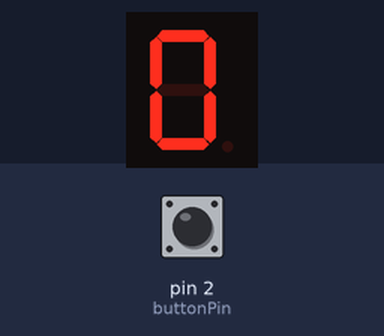
The sketch below on a simulated Arduino Uno, built with avr-gcc and run on an emulated ATmega328P. On the bench: 1-digit seven-segment display. Wiring (inferred from the names in the program): 1-digit 7-segment display, segments lit when LOW: segments pin 5, pin 6, pin 7, pin 8, pin 9, pin 10, pin 11. Inputs (shaded band) come from the test bench; at power-on: pin 2 (buttonPin) LOW. The segment pins are drawn as the display they are named for.

Above: at 1.4 s.
1.5 s: pin 2 (buttonPin) pulled HIGH for 3.2 s
At 5.4 s:
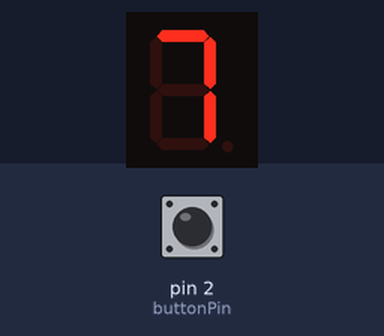
6.2 s: pin 2 (buttonPin) pulled HIGH for 0.35 s
At 6.6 s:
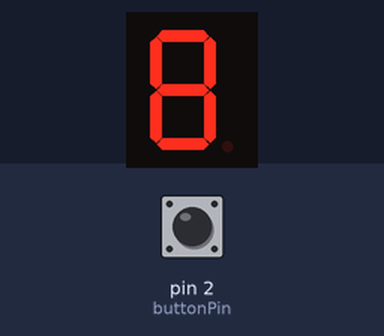
8.0 s: pin 2 (buttonPin) pulled HIGH for 1 s
At 8.4 s:
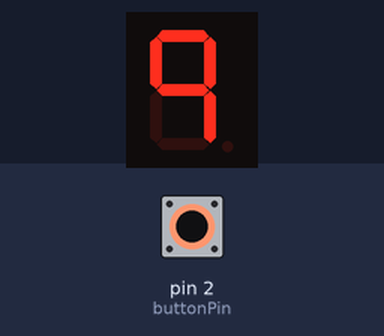
Timing chart, 0 to 11.0 s (numbered marks = the images above; inputs shaded):
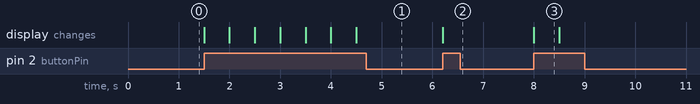

The sketch:

003_comptador_c_clic.ino
```cpp
/**********************************************************************************
**                                                                               **
**                            Display de 7 segments                              **
**                                                                               **
**                                                                               **
**********************************************************************************/

//********** Includes *************************************************************

//********** Variables ************************************************************

const int A = 5;
const int B = 6;
const int C = 7;
const int D = 8;
const int E = 9;
const int F = 10;
const int G = 11;
const int buttonPin = 2;
int buttonState = LOW;     // variable per llegir l'estat del polsador
int buttonPushCounter = 0;
int temps = 500;

void setup()
{
   pinMode(A, OUTPUT);
   pinMode(B, OUTPUT);
   pinMode(C, OUTPUT);
   pinMode(D, OUTPUT);
   pinMode(E, OUTPUT);
   pinMode(F, OUTPUT);
   pinMode(G, OUTPUT);
   pinMode(buttonPin, INPUT);
}

void loop() {

  buttonState = digitalRead(buttonPin);

  if (buttonState == HIGH)

  {

    buttonPushCounter = buttonPushCounter + 1;

    if (buttonPushCounter == 1 )

   {
     // 1

      digitalWrite(A, HIGH);
      digitalWrite(B, LOW);
      digitalWrite(C, LOW);
      digitalWrite(D, HIGH);
      digitalWrite(E, HIGH);
      digitalWrite(F, HIGH);
      digitalWrite(G, HIGH);

      delay(temps);
    }

    else if (buttonPushCounter == 2 )

  {
    // 2

      digitalWrite(A, LOW);
      digitalWrite(B, LOW);
      digitalWrite(C, HIGH);
      digitalWrite(D, LOW);
      digitalWrite(E, LOW);
      digitalWrite(F, HIGH);
      digitalWrite(G, LOW);

      delay(temps);
   }

    else if (buttonPushCounter == 3 )

  {
    // 3

      digitalWrite(A, LOW);
      digitalWrite(B, LOW);
      digitalWrite(C, LOW);
      digitalWrite(D, LOW);
      digitalWrite(E, HIGH);
      digitalWrite(F, HIGH);
      digitalWrite(G, LOW);

      delay(temps);
  }

     else if (buttonPushCounter == 4 )

  {
    // 4

      digitalWrite(A, HIGH);
      digitalWrite(B, LOW);
      digitalWrite(C, LOW);
      digitalWrite(D, HIGH);
      digitalWrite(E, HIGH);
      digitalWrite(F, LOW);
      digitalWrite(G, LOW);

      delay(temps);

  }
     else if (buttonPushCounter == 5 )


   {
    // 5

      digitalWrite(A, LOW);
      digitalWrite(B, HIGH);
      digitalWrite(C, LOW);
      digitalWrite(D, LOW);
      digitalWrite(E, HIGH);
      digitalWrite(F, LOW);
      digitalWrite(G, LOW);

      delay(temps);


  }

     else if (buttonPushCounter == 6 )

  {
    // 6

      digitalWrite(A, LOW);
      digitalWrite(B, HIGH);
      digitalWrite(C, LOW);
      digitalWrite(D, LOW);
      digitalWrite(E, LOW);
      digitalWrite(F, LOW);
      digitalWrite(G, LOW);

      delay(temps);
   }

     else if (buttonPushCounter == 7 )

   {
    // 7

      digitalWrite(A, LOW);
      digitalWrite(B, LOW);
      digitalWrite(C, LOW);
      digitalWrite(D, HIGH);
      digitalWrite(E, HIGH);
      digitalWrite(F, HIGH);
      digitalWrite(G, HIGH);

      delay(temps);
   }

     else if (buttonPushCounter == 8 )

   {
    // 8

      digitalWrite(A, LOW);
      digitalWrite(B, LOW);
      digitalWrite(C, LOW);
      digitalWrite(D, LOW);
      digitalWrite(E, LOW);
      digitalWrite(F, LOW);
      digitalWrite(G, LOW);

      delay(temps);
   }

    else if (buttonPushCounter == 9 )

   {
    // 9
      digitalWrite(A, LOW);
      digitalWrite(B, LOW);
      digitalWrite(C, LOW);
      digitalWrite(D, HIGH);
      digitalWrite(E, HIGH);
      digitalWrite(F, LOW);
      digitalWrite(G, LOW);

      delay(temps);
   }

      else

   {
      // 0
      digitalWrite(A, LOW);
      digitalWrite(B, LOW);
      digitalWrite(C, LOW);
      digitalWrite(D, LOW);
      digitalWrite(E, LOW);
      digitalWrite(F, LOW);
      digitalWrite(G, HIGH);

      delay(temps);

      buttonPushCounter = 0 ;

   }

 }

     else if (buttonPushCounter == 0)

   {
      // 0
      digitalWrite(A, LOW);
      digitalWrite(B, LOW);
      digitalWrite(C, LOW);
      digitalWrite(D, LOW);
      digitalWrite(E, LOW);
      digitalWrite(F, LOW);
      digitalWrite(G, HIGH);

      delay(300);
   }

}
```

Measured:
- after the input at 1.5 s, the display: first changes at once (image 1 shows a later state)
- after the input at 6.2 s, the display: changes at once (image 2)
- after the input at 8.0 s, the display: changes at once (image 3)
- what the display in image 3 shows lasts 0.5 s, from 8.0 s to 8.5 s
